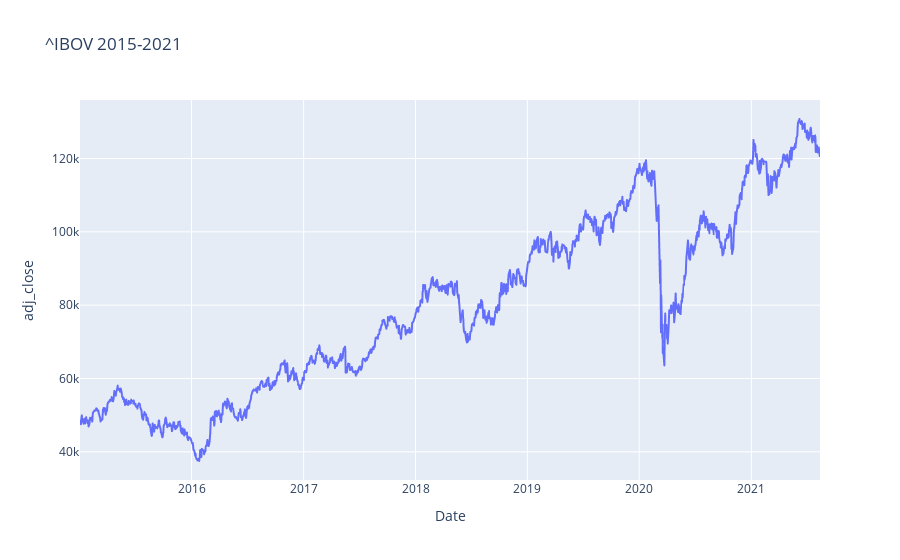

Notebook code for this chart:
### Markdown cell above
### Stationarity Test

### Code cell
px.line(data, x=data.index, y='adj_close', title='^IBOV 2015-2021')

### Figure 1 — Plotly figure (JSON) as saved in the notebook; plotly's stock layout.template omitted (floating-point values rounded to 4 significant figures; data arrays with more than 128 entries replaced by an {"elided": "..."} marker saying what was removed)
{"data": [{"hovertemplate": "Date=%{x}<br>adj_close=%{y}<extra></extra>", "legendgroup": "", "line": {"color": "#636efa", "dash": "solid"}, "mode": "lines", "name": "", "showlegend": false, "type": "scattergl", "x": {"elided": "1634 str values"}, "xaxis": "x", "y": {"elided": "1634 int values"}, "yaxis": "y"}], "layout": {"legend": {"tracegroupgap": 0}, "title": {"text": "^IBOV 2015-2021"}, "xaxis": {"anchor": "y", "domain": [0, 1], "title": {"text": "Date"}}, "yaxis": {"anchor": "x", "domain": [0, 1], "title": {"text": "adj_close"}}}}
